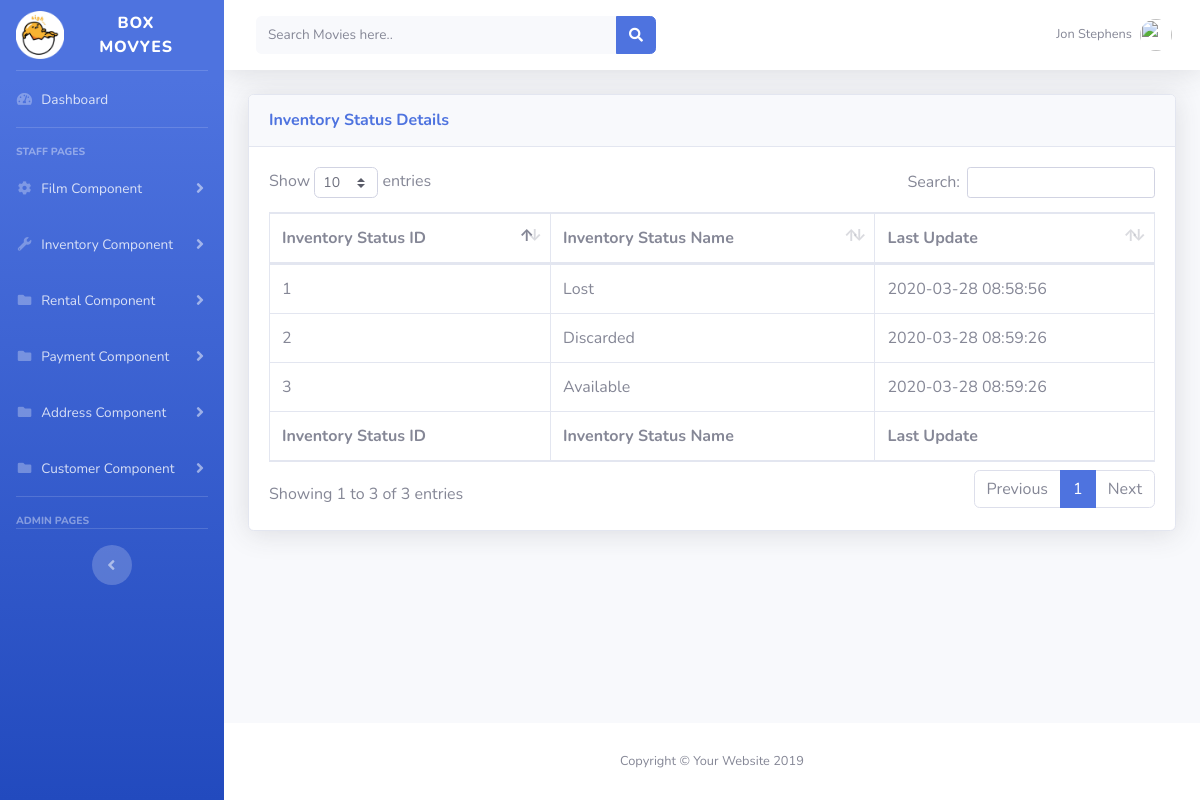
Screenshot of /tables_inventory_status.php (signed in) with the database file from the repository.
### tables this page shows
CREATE TABLE `staff` (
  `staff_id` int(3) NOT NULL,
  `first_name` varchar(45) NOT NULL,
  `last_name` varchar(45) NOT NULL,
  `address_id` int(5) NOT NULL,
  `picture` blob,
  `email` varchar(50) NOT NULL,
  `store_id` int(3) DEFAULT NULL,
  `active` int(3) NOT NULL DEFAULT '1',
  `password` varchar(40) NOT NULL,
  `last_update` timestamp NOT NULL DEFAULT CURRENT_TIMESTAMP
);

CREATE TABLE `inventory_status` (
  `inventory_status_id` int(1) NOT NULL,
  `in_stat_name` varchar(20) NOT NULL,
  `last_update` timestamp NOT NULL DEFAULT CURRENT_TIMESTAMP
);

### tables_inventory_status.php (the view, shortened to what this page needs)
<!DOCTYPE html>
<html lang="en">
<head>
  <link href="vendor/fontawesome-free/css/all.min.css" rel="stylesheet" type="text/css">
  <link href="css/sb-admin-2.min.css" rel="stylesheet">
  <link href="vendor/datatables/dataTables.bootstrap4.min.css" rel="stylesheet">
</head>
<body id="page-top">
  <div id="wrapper">
    <ul class="navbar-nav bg-gradient-primary sidebar sidebar-dark accordion" id="accordionSidebar">
      <a class="sidebar-brand d-flex align-items-center justify-content-center" href="index.php">
        <img src = 'img/fav.png' width = '25%' title = 'Box Movyes Homepage' alt = 'Box Movyes Homepage'/>
        <div class="sidebar-brand-text mx-3">BOX MOVYES </div>
      </a>
      <hr class="sidebar-divider my-0">
      <li class="nav-item">
        <a class="nav-link" href="staff_page.php">
          <i class="fas fa-fw fa-tachometer-alt"></i>
          <span>Dashboard</span></a>
      </li>
      <hr class="sidebar-divider">
      <div class="sidebar-heading">
        Staff Pages
      </div>
       <li class="nav-item">
        <a class="nav-link collapsed" href="#" data-toggle="collapse" data-target="#collapseTwo" aria-expanded="true" aria-controls="collapseTwo">
          <i class="fas fa-fw fa-cog"></i>
          <span>Film Component</span>
        </a>
      </li>
<li class="nav-item">
        <a class="nav-link collapsed" href="#" data-toggle="collapse" data-target="#collapseUtilities" aria-expanded="true" aria-controls="collapseUtilities">
          <i class="fas fa-fw fa-wrench"></i>
          <span>Inventory Component</span>
        </a>
      </li>
		<li class="nav-item">
        <a class="nav-link collapsed" href="#" data-toggle="collapse" data-target="#collapsePages" aria-expanded="true" aria-controls="collapsePages">
          <i class="fas fa-fw fa-folder"></i>
          <span>Rental Component</span>
        </a>
      </li>
	  <li class="nav-item">
        <a class="nav-link collapsed" href="#" data-toggle="collapse" data-target="#collapseExample" aria-expanded="true" aria-controls="collapseExample">
          <i class="fas fa-fw fa-folder"></i>
          <span>Payment Component</span>
        </a>
      </li>
	   <li class="nav-item">
        <a class="nav-link collapsed" href="#" data-toggle="collapse" data-target="#collapseAddress" aria-expanded="true" aria-controls="collapseAddress">
          <i class="fas fa-fw fa-folder"></i>
          <span>Address Component</span>
        </a>
      </li>
	  <li class="nav-item">
        <a class="nav-link collapsed" href="#" data-toggle="collapse" data-target="#collapseCustomer" aria-expanded="true" aria-controls="collapseCustomer">
          <i class="fas fa-fw fa-folder"></i>
          <span>Customer Component</span>
        </a>
      </li>
      <hr class="sidebar-divider">
      <div class="sidebar-heading">
        Admin Pages
      </div>
		<?php
		$links = mysqli_connect('localhost','hfycb1_hfycb1','12345isint.','hfycb1_id13307643_assignment2') or die("Could not connect to database");
	   ?>
      <hr class="sidebar-divider">
      <div class="text-center d-none d-md-inline">
        <button class="rounded-circle border-0" id="sidebarToggle"></button>
      </div>
    </ul>
    <div id="content-wrapper" class="d-flex flex-column">
      <div id="content">
        <nav class="navbar navbar-expand navbar-light bg-white topbar mb-4 static-top shadow">
          <form action = 'search_page.php' method = 'post'class="d-none d-sm-inline-block form-inline mr-auto ml-md-3 my-2 my-md-0 mw-100 navbar-search">
            <div class="input-group">
              <input name = 'result' type="text" placeholder = 'Search Movies here..'class="form-control bg-light border-0 small" aria-label="Search" title = 'Explore More Movies Here' aria-describedby="basic-addon2">
              <div class="input-group-append">
                <button class="btn btn-primary" type="submit">
                  <i class="fas fa-search fa-sm"></i>
                </button>
              </div>
            </div>
          </form>
          <ul class="navbar-nav ml-auto">
            <li class="nav-item dropdown no-arrow">
              <a class="nav-link dropdown-toggle" href="#" id="userDropdown" role="button" data-toggle="dropdown" aria-haspopup="true" aria-expanded="false">
			    <?php
			        $getStaffEmails = $_SESSION['email'];
					$sql = "SELECT * from `staff` where email = '$getStaffEmails'";
					$runStaff = mysqli_query($links,$sql);
					$resultStaffDisplay = mysqli_fetch_assoc($runStaff);
					if(!empty($resultStaffDisplay['staff_id'])){
						$getStaffFname = $resultStaffDisplay['first_name'];
						$getStaffLname = $resultStaffDisplay['last_name'];
					}else{
						$getStaffFname =  '-';
						$getStaffLname =  '-';
					}
			  ?>
                <span class="mr-2 d-none d-lg-inline text-gray-600 small"><?php echo $getStaffFname; echo '&nbsp'; echo $getStaffLname;     ?></span>
                <img class="img-profile rounded-circle" src="https://source.unsplash.com/QAB-WJcbgJk/60x60">
              </a>
            </li>
          </ul>
        </nav>
        <div class="container-fluid">
          <div class="card shadow mb-4">
            <div class="card-header py-3">
              <h6 class="m-0 font-weight-bold text-primary">Inventory Status Details</h6>
            </div>
            <div class="card-body">
              <div class="table-responsive">
                <table class="table table-bordered" id="dataTable" width="100%" cellspacing="0">
                  <thead>
                    <tr>
                      <th>Inventory Status ID</th>
                      <th>Inventory Status Name</th>
                      <th>Last Update</th>
                    </tr>
                  </thead>
                  <tfoot>
                    <tr>
                        <th>Inventory Status ID</th>
                      <th>Inventory Status Name</th>
                      <th>Last Update</th>
                    </tr>
                  </tfoot>
                  <tbody>
                     <?php
					     $sqlInStatus = "SELECT * FROM `inventory_status` WHERE 1";
						$queryInSta=mysqli_query($links,$sqlInStatus);
						while($rowInSta=mysqli_fetch_array($queryInSta)){
					?>
					    					<tr>
					  <td><?php echo $rowInSta['inventory_status_id']; ?></td>
					  <td><?php echo $rowInSta['in_stat_name']; ?></td>
					       <td><?php echo $rowInSta['last_update']; ?></td>
					</tr>
					<?php
				}
			?>
                  </tbody>
                </table>
              </div>
            </div>
          </div>
        </div>
      </div>
      <footer class="sticky-footer bg-white">
        <div class="container my-auto">
          <div class="copyright text-center my-auto">
            <span>Copyright &copy; Your Website 2019</span>
          </div>
        </div>
      </footer>
    </div>
  </div>
</body>
</html>

### rows the page displays
staff: first_name "Jon", last_name "Stephens"
inventory_status: inventory_status_id "1", in_stat_name "Lost", last_update "2020-03-28 08:58:56"
inventory_status: inventory_status_id "2", in_stat_name "Discarded", last_update "2020-03-28 08:59:26"
inventory_status: inventory_status_id "3", in_stat_name "Available", last_update "2020-03-28 08:59:26"
